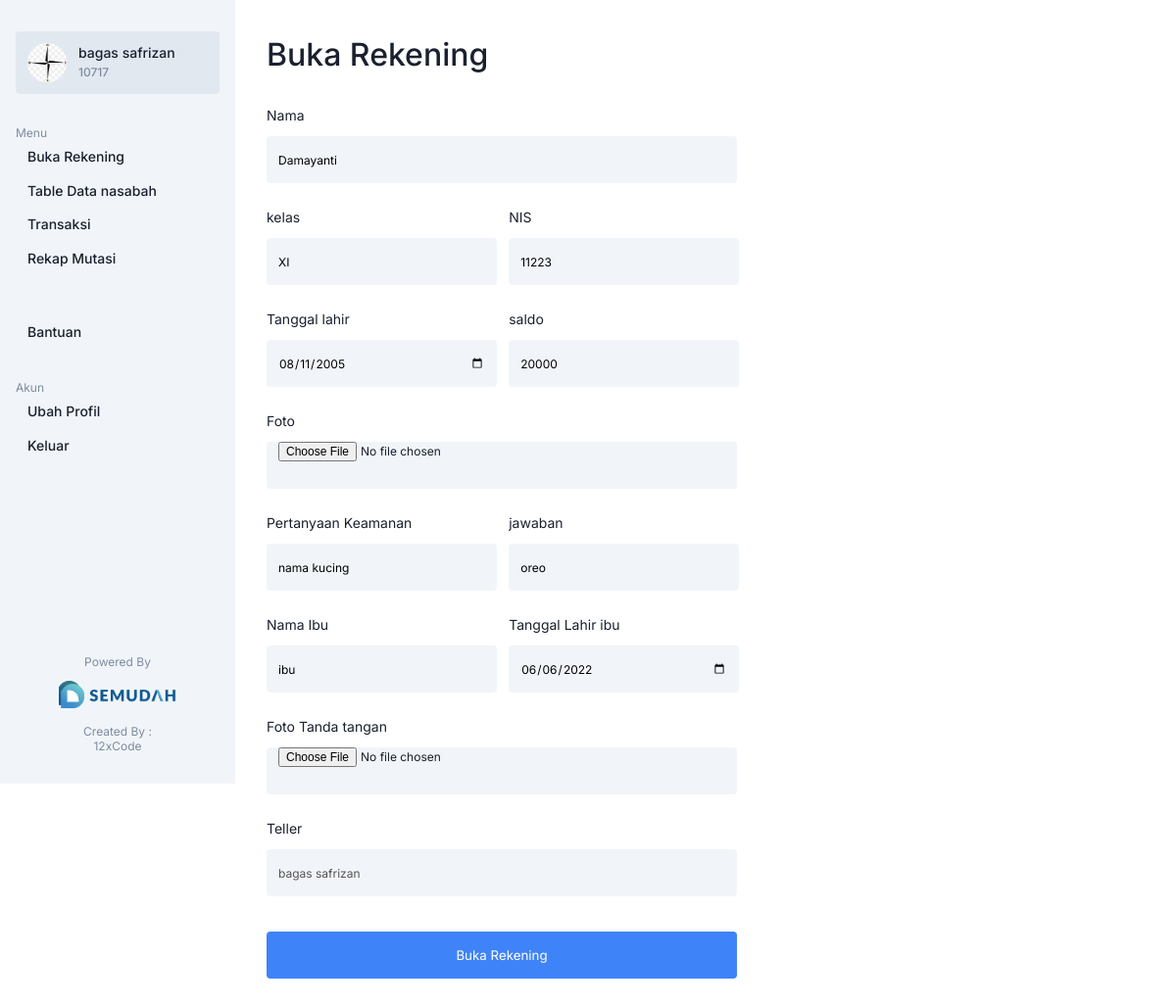
The page /buka_rekening/edit-rekening.php?id_nasabah=19 (signed in) on the database its author committed.
### tables this page shows
CREATE TABLE `rekening` (
  `id_nasabah` int(11) NOT NULL,
  `nama` varchar(255) NOT NULL,
  `no_rekening` varchar(255) NOT NULL,
  `pin` varchar(255) NOT NULL,
  `saldo` int(11) NOT NULL,
  `tanggal_pembuatan` timestamp NOT NULL DEFAULT CURRENT_TIMESTAMP ON UPDATE CURRENT_TIMESTAMP,
  `teller` varchar(255) NOT NULL,
  `foto` varchar(255) NOT NULL,
  `kelas` varchar(255) NOT NULL,
  `nis` int(11) NOT NULL,
  `tanggal_lahir` date NOT NULL,
  `ibu` varchar(255) NOT NULL,
  `tanggal_ibu` date NOT NULL,
  `pertanyaan` varchar(255) NOT NULL,
  `jawaban` varchar(255) NOT NULL,
  `foto_ttd` varchar(255) NOT NULL
);

### buka_rekening/edit-rekening.php (the view, shortened to what this page needs)
<?php
global $conn;
$id = $_GET['id_nasabah'];
$query = mysqli_query($conn, "SELECT * FROM rekening WHERE id_nasabah = '$id' ");
$data = mysqli_fetch_array($query);
?>
<!DOCTYPE html>
<html lang="en">
<head>
    <link rel="stylesheet" href="../assets/css/minta-nomorsurat.css">
</head>
<body>
<?php
       include '../component/sidebar.php';
    ?>
    <main>
        <section>
        <div class="container">
        <p class="title">Buka Rekening</p>
            <form action="" method="post" enctype="multipart/form-data">
                <div class="form-group">
                    <label for="tujuan">Nama</label>
                    <div class="input">
                        <input type="text" name="nama" id="nama" value="<?=$data['nama'];?>" required>
                    </div>
                </div>
                <div class="form-group">
                    <div class="row">
                        <div class="col">
                            <label for="tanggal">kelas</label>
                            <div class="input">
                                <input type="text" name="kelas" id="kelas" value="<?=$data['kelas'];?>" required>
                            </div>
                        </div>
                        <div class="col">
                            <label for="kodesurat">NIS</label>
                            <div class="input">
                                <input type="text" name="nis" id="nis" value="<?=$data['nis'];?>" required>
                            </div>
                        </div>
                    </div>
                </div>
                <div class="form-group">
                    <div class="row">
                        <div class="col">
                            <label for="tanggal">Tanggal lahir</label>
                            <div class="input">
                                <input type="date" name="tanggal_lahir" id="tanggal_lahir" value="<?=$data['tanggal_lahir'];?>" required     >
                            </div>
                        </div>
                        <div class="col">
                            <label for="kodesurat">saldo</label>
                            <div class="input">
                                <input type="text" name="saldo" id="saldo" value="<?=$data['saldo'];?>" required>
                            </div>
                        </div>
                    </div>
                </div>
                <div class="form-group">
                    <label for="tujuan">Foto</label>
                    <div class="input">
                        <input type="file" name="gambar" id="gambar" required>
                    </div>
                </div>
                <div class="form-group">
                    <div class="row">
                        <div class="col">
                            <label for="tanggal">Pertanyaan Keamanan</label>
                            <div class="input">
                                <input type="text" name="pertanyaan" id="pertanyaan" value="<?=$data['pertanyaan'];?>" required     >
                            </div>
                        </div>
                        <div class="col">
                            <label for="kodesurat">jawaban</label>
                            <div class="input">
                                <input type="text" name="jawaban" id="jawaban" value="<?=$data['jawaban'];?>" required>
                            </div>
                        </div>
                    </div>
                </div>
                <div class="form-group">
                    <div class="row">
                        <div class="col">
                            <label for="tanggal">Nama Ibu</label>
                            <div class="input">
                                <input type="text" name="ibu" id="ibu" value="<?=$data['ibu'];?>" required     >
                            </div>
                        </div>
                        <div class="col">
                            <label for="kodesurat">Tanggal Lahir ibu</label>
                            <div class="input">
                                <input type="date" name="tanggal_ibu" id="tanggal_ibu" value="<?=$data['tanggal_ibu'];?>" required>
                            </div>
                        </div>
                    </div>
                </div>
                <div class="form-group">
                    <label for="tujuan">Foto Tanda tangan</label>
                    <div class="input">
                        <input type="file" name="gambar2" id="gambar2" required>
                    </div>
                </div>
                <div class="form-group">
                    <label for="tujuan">Teller</label>
                    <div class="input">
                        <input type="text" name="teller" id="teller" value="<?= $_SESSION["nama"]; ?>" placeholder="<?= $_SESSION["nama"]; ?>" disabled>
                    </div>
                </div>
                <div class="form-group">
                    <button type="submit" name="submit">Buka Rekening</button>
                </div>
            </form>
        </div>
        </section>
    </main>
</body>
</html>

### assets/css/minta-nomorsurat.css (style rules this page uses)
* { margin: 0; padding: 0; box-sizing: border-box; font-family: 'Inter', 'Poppins', sans-serif; }
:root { --bg-primary: #3F83F8; --bg-primary-hover: #1C64F2; --bg-secondary: #F1F5F9; --bg-secondary-hover: #E2E8F0; --bg-third: #FFFFFF; --color-primary: #1A202E; --color-secondary: #7E8C9F; --color-third: #3b2a2a; --excel-color: #008000; --alert-color: #EA4335; --font-size1: 32px; --font-size2: 14px; --font-size3: 12px; }
body { color: var(--color-primary); }
main { padding-top: 36px; padding-bottom: 36px; padding-left: 240px; }
main .title { font-weight: 500; font-size: var(--font-size1); color: var(--color-primary); }
main .container { padding: 0px 32px; }
form { width: 480px; margin-top: 32px; }
.form-group { margin-top: 12px; }
.form-group label, .form-group input, .form-group span, .form-group button { margin: 12px 0px; box-sizing: border-box; border: none; border-radius: 4px; }
.row { display: grid; grid-gap: 12px; grid-template-columns: 49% 49%; }
.form-group label { color: var(--color-primary); font-size: var(--font-size2); }
.form-group input { width: 100%; height: 48px; padding: 0px 12px; font-size: var(--font-size3); background-color: var(--bg-secondary); }
.form-group button { width: 100%; height: 48px; margin-top: 12px; color: var(--bg-third); background-color: var(--bg-primary); }

### rows shown on the page
rekening: nama "Damayanti", kelas "XI", nis "11223", tanggal_lahir "08/11/2005", saldo "20000", pertanyaan "nama kucing", jawaban "oreo", ibu "ibu", tanggal_ibu "06/06/2022"

### other values the page prints
$_SESSION["nama"] "bagas safrizan"
$_SESSION["nis"] "10717"
